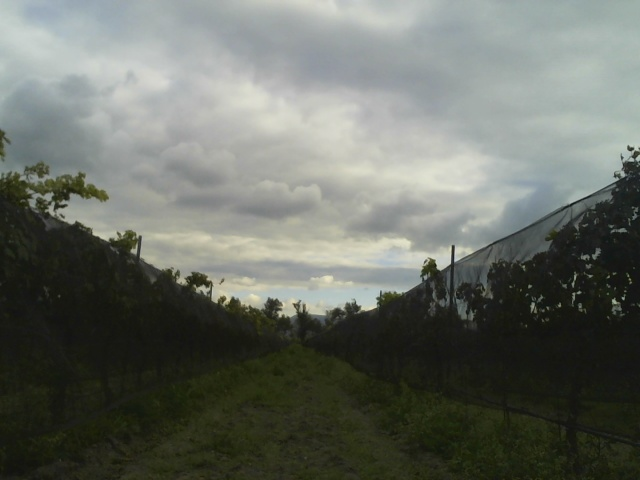
#> input picture scripts/test_images/20221002-223338.jpg, 640 x 480 px
$ jupyter execute filterTest.ipynb
#> lines starting #> are read from the running program, lines starting #| are printed output that depends on the picture; after the words box and inside, x2 and y2 are one past the last pixel; in counts of white or black regions, pixels touching at a corner belong together
## IMAGE SELECTION

[cell 1]
import cv2
from matplotlib import pyplot as plt
import numpy as np
import math

img = cv2.imread("test_images/20221002-223338.jpg")
#> img is the input picture: shape (480, 640, 3); mean B, G, R 101.1, 108.8, 104.5
#cv2.imshow("original",img)
#cv2.waitKey(0)
#cv2.destroyAllWindows()

rgb_img = cv2.cvtColor(img, cv2.COLOR_BGR2RGB) #Convertion to rgb in order to maintain the same colors in cv2 and pyplot
plt.imshow(rgb_img)
plt.show()

## COLOR FILTER

[cell 2]
hsv = cv2.cvtColor(img, cv2.COLOR_BGR2HSV)
#> hsv: shape (480, 640, 3); mean H, S, V 52.2, 47.3, 109.2
min_color = np.array([0,0,0])
max_color = np.array([180,63,152])

colorMask = cv2.inRange(hsv, min_color, max_color)
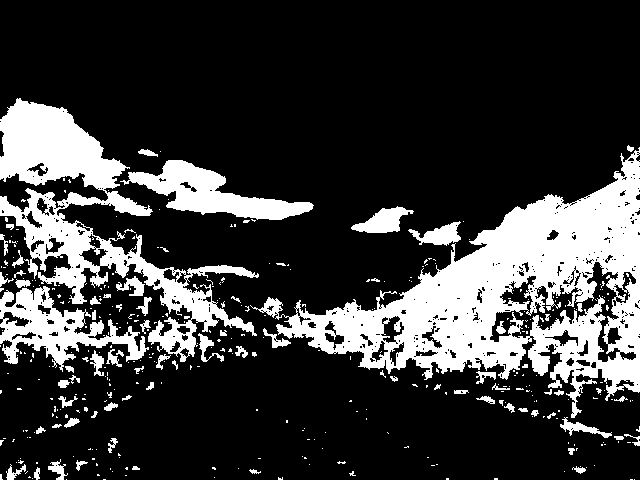
#> colorMask: shape (480, 640); 22.5% white; 397 white regions (322 under 20 px), largest, box (x1, y1, x2, y2) and area: (250, 147, 640, 418) 35118, (0, 98, 259, 362) 17344, (0, 286, 149, 372) 4866

rgb_img = cv2.cvtColor(colorMask, cv2.COLOR_BGR2RGB) #Convertion to rgb in order to maintain the same colors in cv2 and pyplot
plt.imshow(rgb_img)
plt.show()

## MORPHOLOGICAL OPERATIONS

[cell 3]
#Erosion
kernel = np.array([[1,1,1],[1,1,1],[1,1,1]])
imagen_erosion = cv2.morphologyEx(colorMask,cv2.MORPH_ERODE,kernel)
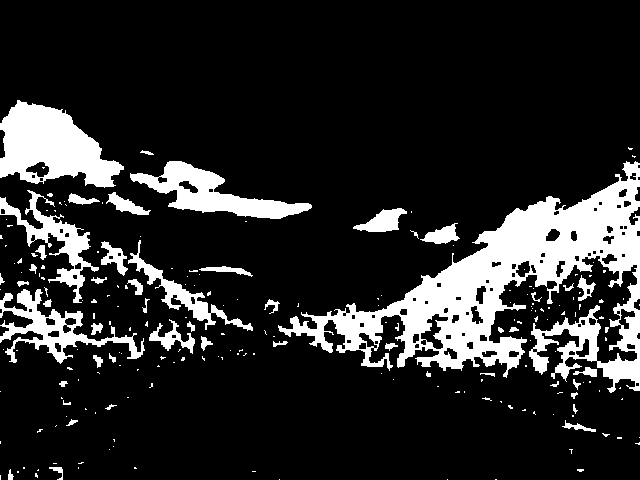
#> imagen_erosion: shape (480, 640); 16% white; 217 white regions (167 under 20 px), largest, box (x1, y1, x2, y2) and area: (278, 161, 640, 393) 25916, (0, 100, 124, 188) 6454, (130, 161, 312, 219) 3901

result = cv2.bitwise_and(img,img, mask= colorMask) #En el nodo esta línea no hace nada
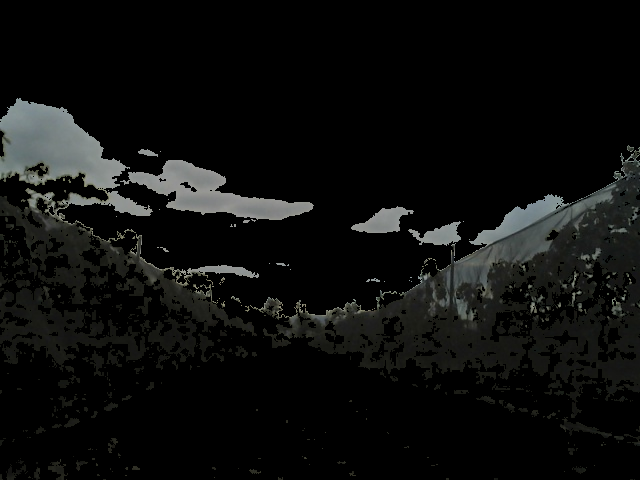
#> result: shape (480, 640, 3); mean B, G, R 13.1, 14, 13.3

rgb_img = cv2.cvtColor(imagen_erosion, cv2.COLOR_BGR2RGB) #Convertion to rgb in order to maintain the same colors in cv2 and pyplot
plt.imshow(rgb_img)
plt.show()

## EDGE DETECTION

[cell 4]
edges = cv2.Canny(imagen_erosion,50,150,apertureSize = 3)
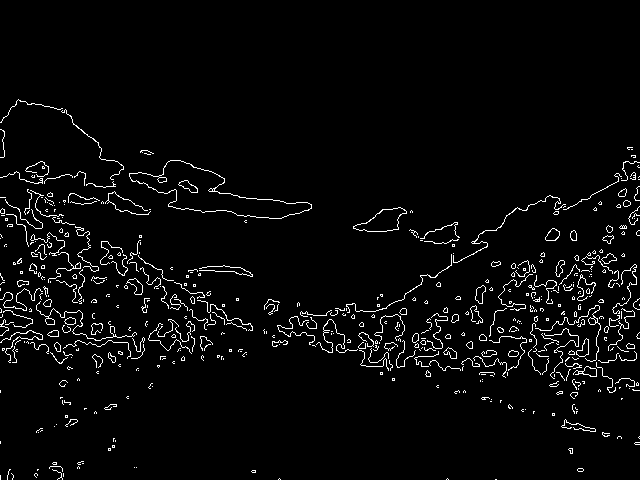
#> edges: shape (480, 640); 3.4% white in thin lines or dots, all inside (x1, y1, x2, y2) = (0, 99, 640, 480)

rgb_img = cv2.cvtColor(edges, cv2.COLOR_BGR2RGB) #Convertion to rgb in order to maintain the same colors in cv2 and pyplot
plt.imshow(rgb_img)
plt.show()

## LINE DETECTION

[cell 5]
lines = cv2.HoughLines(edges,1,np.pi/180,200)
#> lines = None
if lines is not None:
    for i in range(0, len(lines)):
        rho = lines[i][0][0]
        theta = lines[i][0][1]
        a = math.cos(theta)
        b = math.sin(theta)
        x0 = a * rho
        y0 = b * rho
        pt1 = (int(x0 + 1000*(-b)), int(y0 + 1000*(a)))
        pt2 = (int(x0 - 1000*(-b)), int(y0 - 1000*(a)))
        cv2.line(img, pt1, pt2, (0,255,255), 3)
        print('line',i)
else:
    print("NO LINES DETECTED")
#cv2.imshow('houghlines',img)

rgb_img = cv2.cvtColor(img, cv2.COLOR_BGR2RGB) #Convertion to rgb in order to maintain the same colors in cv2 and pyplot
plt.imshow(rgb_img)
plt.show()

$ run again, with scripts/test_images/20221002-223343.jpg copied over scripts/test_images/20221002-223338.jpg
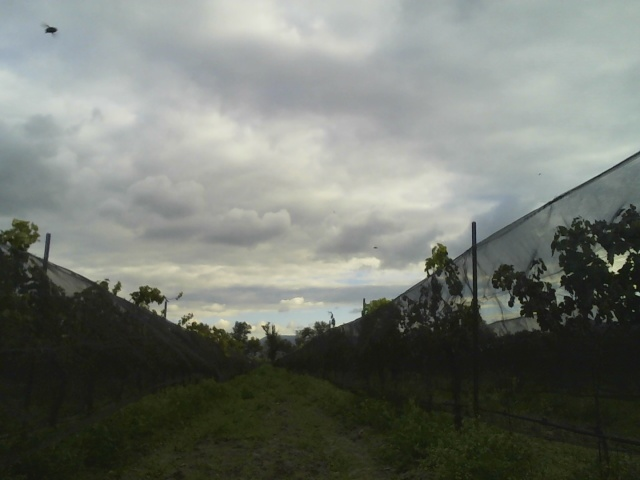
#> input picture scripts/test_images/20221002-223343.jpg, 640 x 480 px
#> img is the input picture: shape (480, 640, 3); mean B, G, R 110.9, 118.2, 113.7
#> hsv: shape (480, 640, 3); mean H, S, V 54.5, 42.4, 118.5
#> `colorMask = cv2.inRange(hsv, min_color, max_color)`:
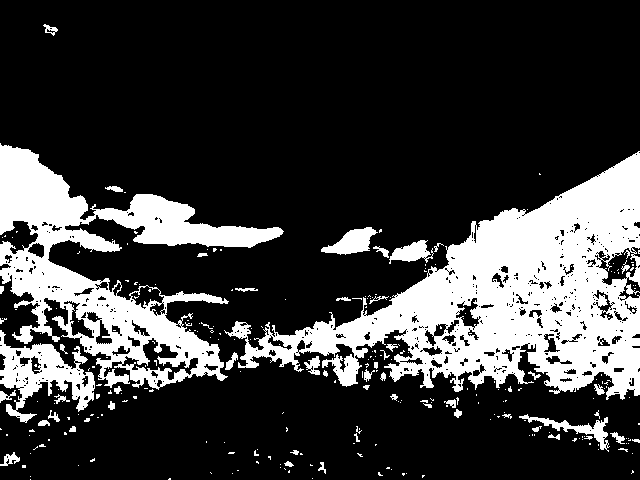
#> colorMask: shape (480, 640); 23.5% white; 272 white regions (222 under 20 px), largest, box (x1, y1, x2, y2) and area: (224, 151, 640, 400) 40272, (0, 143, 284, 390) 23099, (0, 330, 95, 423) 3608
#> imagen_erosion: shape (480, 640); 17.4% white; 156 white regions (117 under 20 px), largest, box (x1, y1, x2, y2) and area: (302, 154, 640, 398) 29600, (0, 146, 224, 380) 12188, (95, 195, 282, 247) 4038
#> `edges = cv2.Canny(imagen_erosion,50,150,apertureSize = 3)`:
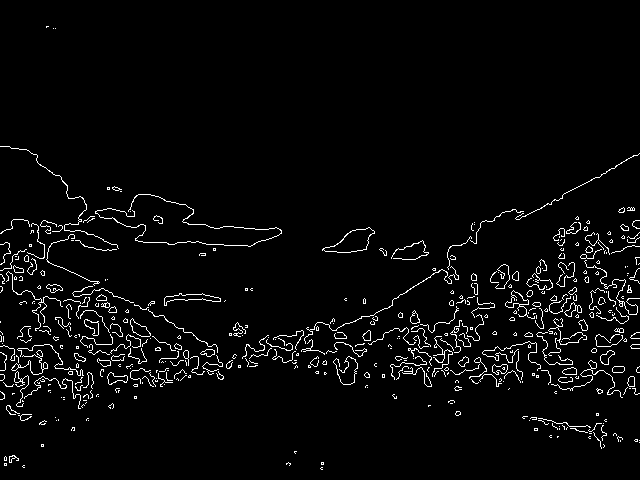
#> edges: shape (480, 640); 3.4% white in thin lines or dots
#> lines = None

$ run again, with scripts/test_images/20221002-223348.jpg copied over scripts/test_images/20221002-223338.jpg
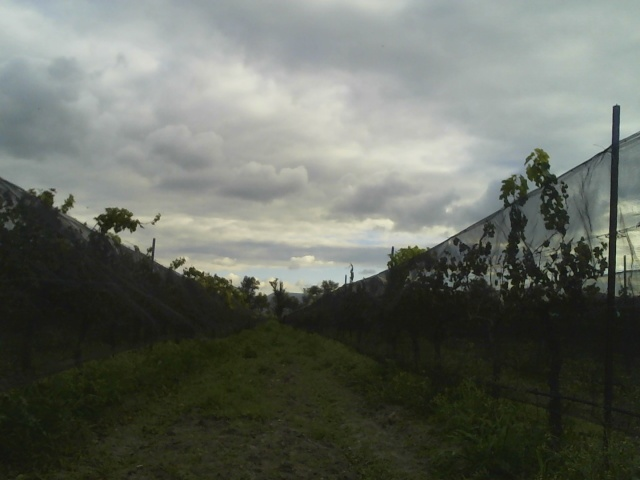
#> input picture scripts/test_images/20221002-223348.jpg, 640 x 480 px
#> img is the input picture: shape (480, 640, 3); mean B, G, R 97.3, 105.8, 101.4
#> hsv: shape (480, 640, 3); mean H, S, V 51.6, 50.4, 106.1
#> `colorMask = cv2.inRange(hsv, min_color, max_color)`:
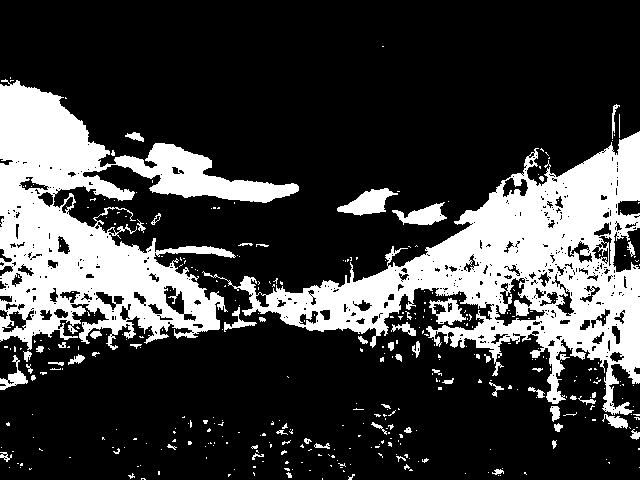
#> colorMask: shape (480, 640); 24.7% white; 385 white regions (326 under 20 px), largest, box (x1, y1, x2, y2) and area: (202, 131, 640, 415) 36670, (0, 79, 299, 350) 32792, (337, 188, 398, 216) 869
#> imagen_erosion: shape (480, 640); 18.2% white; 171 white regions (140 under 20 px), largest, box (x1, y1, x2, y2) and area: (0, 82, 223, 348) 22201, (245, 133, 640, 335) 19072, (531, 267, 640, 414) 5787
#> `edges = cv2.Canny(imagen_erosion,50,150,apertureSize = 3)`:
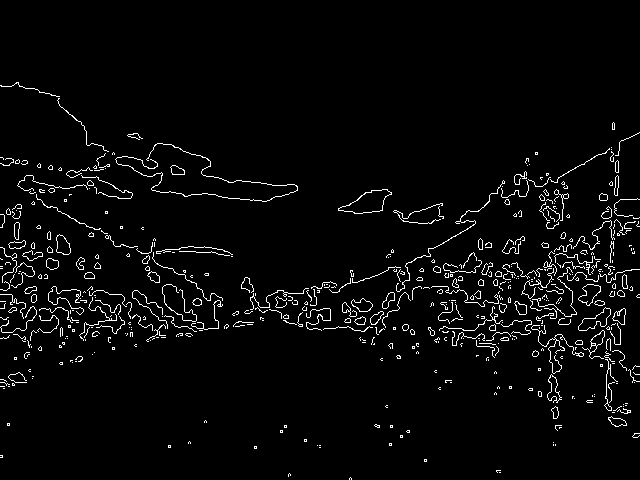
#> edges: shape (480, 640); 3.4% white in thin lines or dots, all inside (x1, y1, x2, y2) = (0, 82, 640, 480)
#> lines = None

$ run again, with scripts/test_images/20221002-223353.jpg copied over scripts/test_images/20221002-223338.jpg
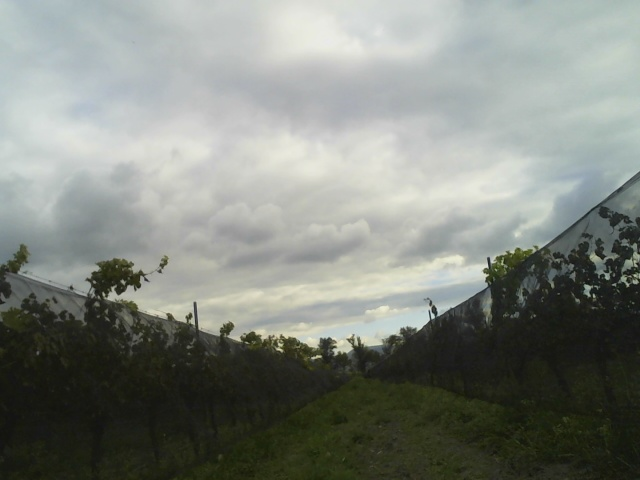
#> input picture scripts/test_images/20221002-223353.jpg, 640 x 480 px
#> img is the input picture: shape (480, 640, 3); mean B, G, R 126.6, 133.5, 128.9
#> hsv: shape (480, 640, 3); mean H, S, V 54.3, 37.8, 133.8
#> `colorMask = cv2.inRange(hsv, min_color, max_color)`:
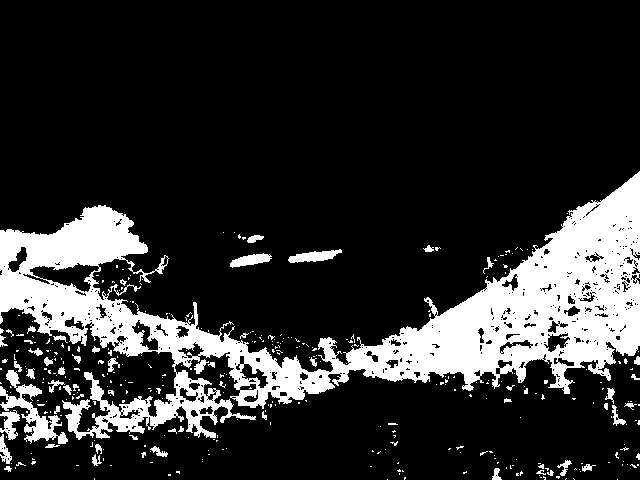
#> colorMask: shape (480, 640); 18.2% white; 362 white regions (306 under 20 px), largest, box (x1, y1, x2, y2) and area: (0, 171, 640, 440) 49680, (0, 370, 68, 444) 1486, (288, 249, 342, 263) 418
#> imagen_erosion: shape (480, 640); 12.8% white; 167 white regions (128 under 20 px), largest, box (x1, y1, x2, y2) and area: (319, 173, 640, 383) 21178, (0, 206, 333, 407) 13310, (101, 399, 149, 431) 504
#> `edges = cv2.Canny(imagen_erosion,50,150,apertureSize = 3)`:
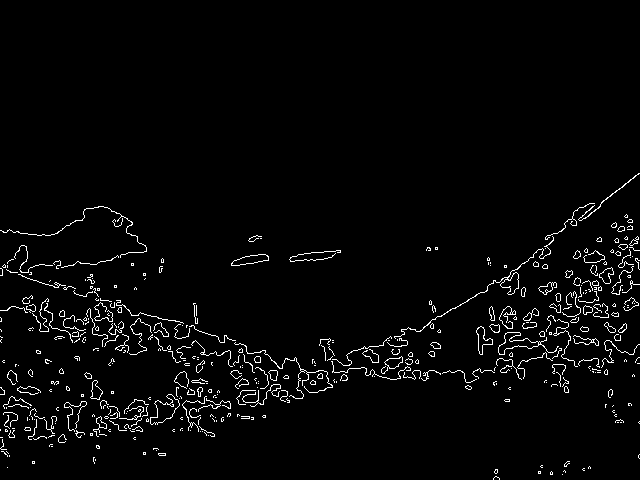
#> edges: shape (480, 640); 2.8% white in thin lines or dots, all inside (x1, y1, x2, y2) = (0, 173, 640, 480)
#> lines = None
